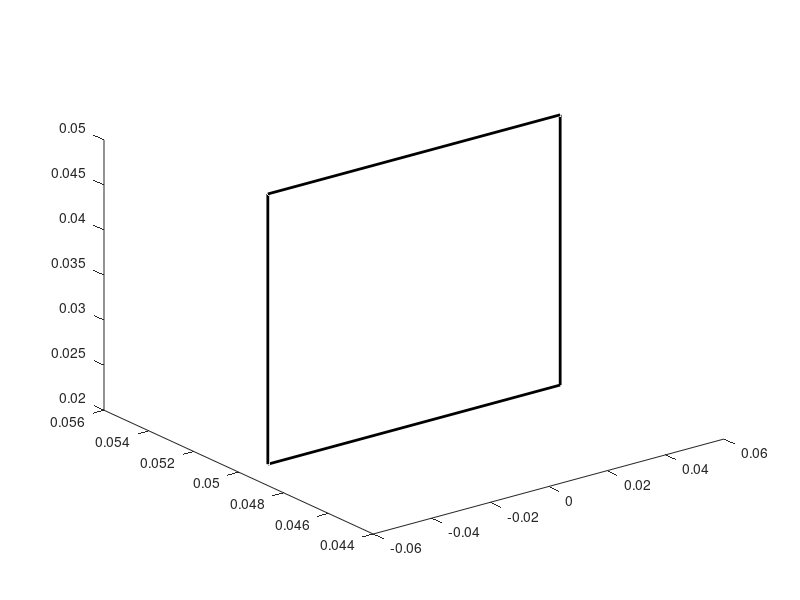

The MATLAB script that drew this image: (Note: this script raises an error after producing the figure.)
% Goal is to draw a letter E
xf = 50; xb = -xf;  y = 50; zu = 20; zd = 50;
path = [xf y zd; xb y zd; xb y zu; xf y zu; xf y zd] * 1e-3;

plot3(path(:,1), path(:,2), path(:,3), 'color', 'k', 'LineWidth', 2)

p = mstraj(path, [], [0, 3, 0.25, 0.5, 0.25]', path(1,:), 0.01, 0);

Tp = transl(0.1 * p);
Tp = homtrans( transl(0.4, 0, 0), Tp);

L(1) = Link([0, 10, 0, deg2rad(-90), 0]);
L(2) = Link([0, 5, 10, deg2rad(0), 0]);
L(3) = Link([0, 5, 10, deg2rad(0), 0]);

robot = SerialLink(L, 'name', 'washingtons robot');

qcycle = robot.ikine( transl(p), 'mask', [1 1 1 0 0 0] );

robot.plot(qcycle, 'loop')